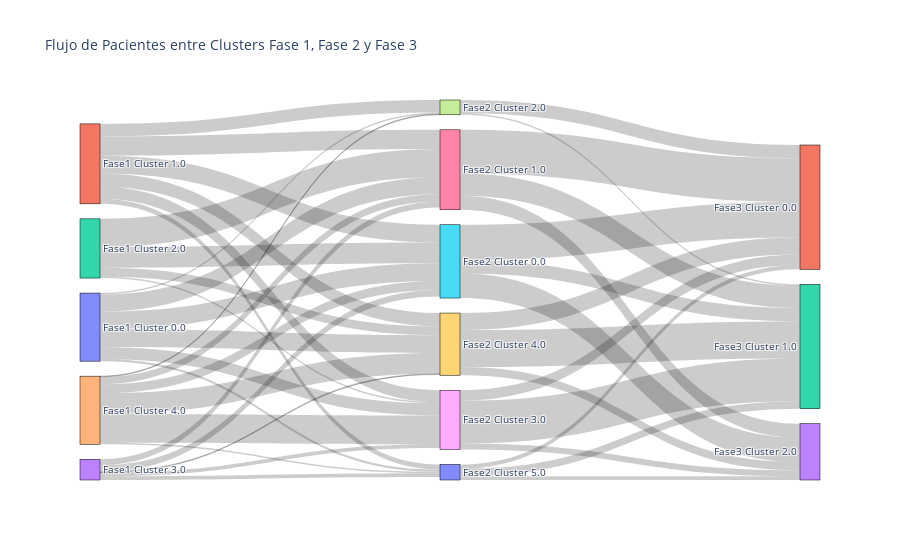

The notebook cell this image was saved under:
### Code cell
import plotly.graph_objects as go

df = df_merged

# Primero contamos las transiciones entre fase 1 -> fase 2
transitions_12 = df.groupby(['cluster_phase1', 'cluster_phase2']).size().reset_index(name='count')

# Luego contamos las transiciones entre fase 2 -> fase 3
transitions_23 = df.groupby(['cluster_phase2', 'cluster_phase3']).size().reset_index(name='count')

# Crear las listas necesarias para el Sankey
max_phase1 = int(df['cluster_phase1'].max()) + 1
max_phase2 = int(df['cluster_phase2'].max()) + 1

# Para fase1 -> fase2
source_12 = transitions_12['cluster_phase1'].astype(int)
target_12 = transitions_12['cluster_phase2'].astype(int) + max_phase1  # desplazamos para no solaparlos
value_12 = transitions_12['count']

# Para fase2 -> fase3
source_23 = transitions_23['cluster_phase2'].astype(int) + max_phase1
target_23 = transitions_23['cluster_phase3'].astype(int) + max_phase1 + max_phase2
value_23 = transitions_23['count']

# Unimos todo
source = pd.concat([source_12, source_23])
target = pd.concat([target_12, target_23])
values = pd.concat([value_12, value_23])

# Crear las etiquetas
labels = (
    [f'Fase1 Cluster {i}' for i in sorted(df['cluster_phase1'].dropna().unique())] +
    [f'Fase2 Cluster {i}' for i in sorted(df['cluster_phase2'].dropna().unique())] +
    [f'Fase3 Cluster {i}' for i in sorted(df['cluster_phase3'].dropna().unique())]
)

# Crear el diagrama de Sankey
fig = go.Figure(data=[go.Sankey(
    node = dict(
      pad = 15,
      thickness = 20,
      line = dict(color = "black", width = 0.5),
      label = labels
    ),
    link = dict(
      source = source,
      target = target,
      value = values
    ))])

fig.update_layout(title_text="Flujo de Pacientes entre Clusters Fase 1, Fase 2 y Fase 3", font_size=10)
fig.show()

### Figure 1 — Plotly figure (JSON) as saved in the notebook; plotly's stock layout.template omitted (floating-point values rounded to 4 significant figures)
{"data": [{"link": {"source": [0, 0, 0, 0, 0, 0, 1, 1, 1, 1, 1, 1, 2, 2, 2, 2, 3, 3, 3, 3, 3, 4, 4, 4, 4, 4, 4, 5, 5, 5, 6, 6, 6, 7, 7, 8, 8, 8, 9, 9, 9, 10, 10, 10], "target": [5, 6, 7, 8, 9, 10, 5, 6, 7, 8, 9, 10, 5, 6, 8, 9, 5, 6, 8, 9, 10, 5, 6, 7, 8, 9, 10, 11, 12, 13, 11, 12, 13, 11, 12, 11, 12, 13, 11, 12, 13, 11, 12, 13], "value": [96, 92, 8, 64, 96, 12, 96, 104, 68, 64, 72, 28, 112, 152, 8, 48, 36, 32, 20, 4, 20, 48, 40, 4, 156, 112, 8, 192, 72, 132, 236, 120, 76, 72, 8, 56, 232, 32, 92, 200, 44, 24, 40, 20]}, "node": {"label": ["Fase1 Cluster 0.0", "Fase1 Cluster 1.0", "Fase1 Cluster 2.0", "Fase1 Cluster 3.0", "Fase1 Cluster 4.0", "Fase2 Cluster 0.0", "Fase2 Cluster 1.0", "Fase2 Cluster 2.0", "Fase2 Cluster 3.0", "Fase2 Cluster 4.0", "Fase2 Cluster 5.0", "Fase3 Cluster 0.0", "Fase3 Cluster 1.0", "Fase3 Cluster 2.0"], "line": {"color": "black", "width": 0.5}, "pad": 15, "thickness": 20}, "type": "sankey"}], "layout": {"font": {"size": 10}, "title": {"text": "Flujo de Pacientes entre Clusters Fase 1, Fase 2 y Fase 3"}}}
